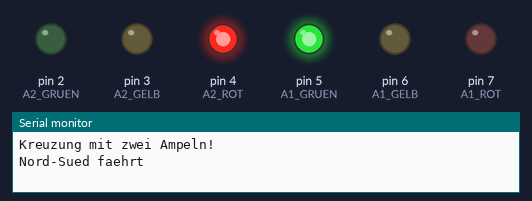
Bench run of a sketch on a simulated Arduino Uno, built with avr-gcc and run on an emulated ATmega328P. Shown: output pins drawn as LEDs (lit = HIGH), the last lines printed to the serial monitor.

Above: at 1.5 s.
At 3.5 s:
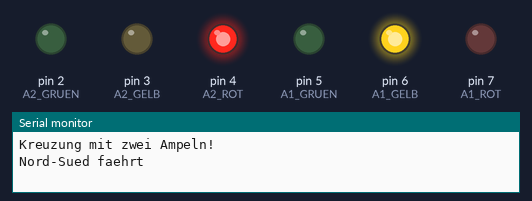
At 5.0 s:
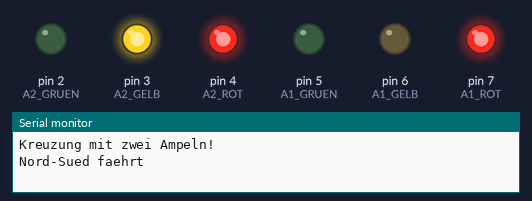
At 7.0 s:
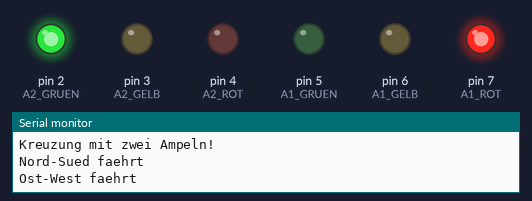
At 9.0 s:
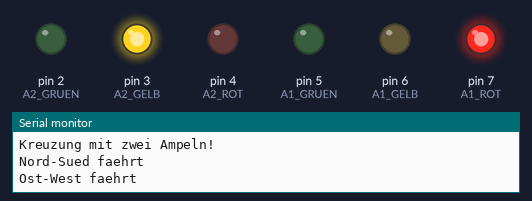
At 10.5 s:
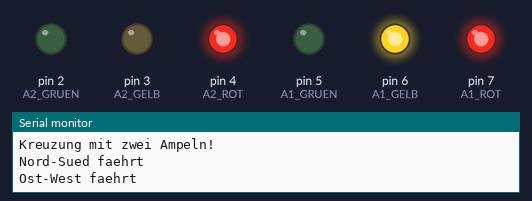
Timing chart, 0 to 14.3 s (numbered marks = the images above):
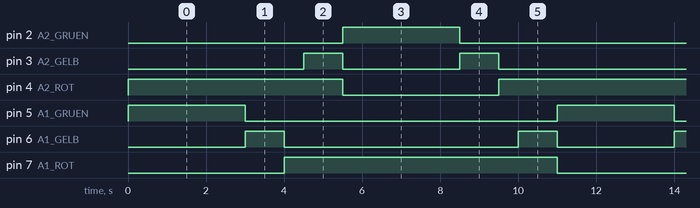

Measured:
- by itself, pin 2 (A2_GRUEN), pin 5 (A1_GRUEN): alternates HIGH for 3.0 s and LOW for 8.0 s
- by itself, pin 3 (A2_GELB): repeats every 11.0 s: LOW 3.0 s, HIGH 1.0 s, LOW 6.0 s, HIGH 1.0 s
- by itself, pin 4 (A2_ROT): repeats every 11.0 s: LOW 4.0 s, HIGH 7.0 s
- by itself, pin 6 (A1_GELB): repeats every 11.0 s: LOW 6.0 s, HIGH 1.0 s, LOW 3.0 s, HIGH 1.0 s
- by itself, pin 7 (A1_ROT): alternates HIGH for 7.0 s and LOW for 4.0 s

The sketch:

challenge3_kreuzung.ino
```cpp
// B02 Challenge 3: Kreuzung
// Zwei Ampeln synchronisiert (wenn eine Rot, ist andere Gruen)

// Ampel 1 (Nord-Sued)
const int A1_ROT = 7;
const int A1_GELB = 6;
const int A1_GRUEN = 5;

// Ampel 2 (Ost-West)
const int A2_ROT = 4;
const int A2_GELB = 3;
const int A2_GRUEN = 2;

void ampel1(int rot, int gelb, int gruen) {
  digitalWrite(A1_ROT, rot);
  digitalWrite(A1_GELB, gelb);
  digitalWrite(A1_GRUEN, gruen);
}

void ampel2(int rot, int gelb, int gruen) {
  digitalWrite(A2_ROT, rot);
  digitalWrite(A2_GELB, gelb);
  digitalWrite(A2_GRUEN, gruen);
}

void setup() {
  pinMode(A1_ROT, OUTPUT);
  pinMode(A1_GELB, OUTPUT);
  pinMode(A1_GRUEN, OUTPUT);
  pinMode(A2_ROT, OUTPUT);
  pinMode(A2_GELB, OUTPUT);
  pinMode(A2_GRUEN, OUTPUT);

  Serial.begin(9600);
  Serial.println("Kreuzung mit zwei Ampeln!");
}

void loop() {
  // Phase 1: Ampel 1 Gruen, Ampel 2 Rot
  Serial.println("Nord-Sued faehrt");
  ampel1(LOW, LOW, HIGH);
  ampel2(HIGH, LOW, LOW);
  delay(3000);

  // Phase 2: Ampel 1 Gelb, Ampel 2 Rot
  ampel1(LOW, HIGH, LOW);
  delay(1000);

  // Phase 3: Beide Rot (Raeumzeit)
  ampel1(HIGH, LOW, LOW);
  delay(500);

  // Phase 4: Ampel 1 Rot+Gelb, Ampel 2 Rot
  ampel2(HIGH, HIGH, LOW);
  delay(1000);

  // Phase 5: Ampel 1 Rot, Ampel 2 Gruen
  Serial.println("Ost-West faehrt");
  ampel1(HIGH, LOW, LOW);
  ampel2(LOW, LOW, HIGH);
  delay(3000);

  // Phase 6: Ampel 2 Gelb
  ampel2(LOW, HIGH, LOW);
  delay(1000);

  // Phase 7: Beide Rot (Raeumzeit)
  ampel2(HIGH, LOW, LOW);
  delay(500);

  // Phase 8: Ampel 1 Rot+Gelb
  ampel1(HIGH, HIGH, LOW);
  delay(1000);
}
```
